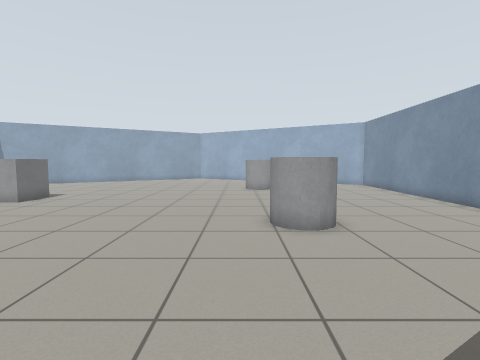
[1] (above)

16 first-person views from a walk through a robot-simulator world made for Gazebo. The camera is 0.94 m above the floor, tilts 4° down and sees 85° across. The floor is counted in squares, 0.5 m on a side. Each view is taken from the middle of a square. On the plan, view 1 faces up. The plan holds only what a view shows up to about 15 squares ahead; the rest is blank.

[2]
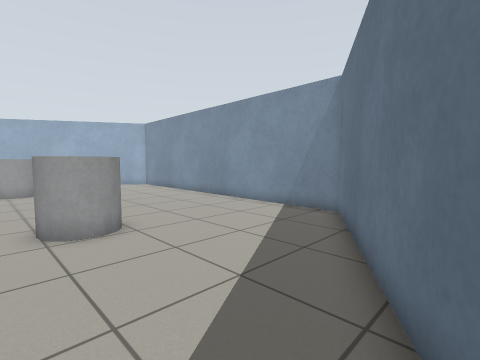

[3]
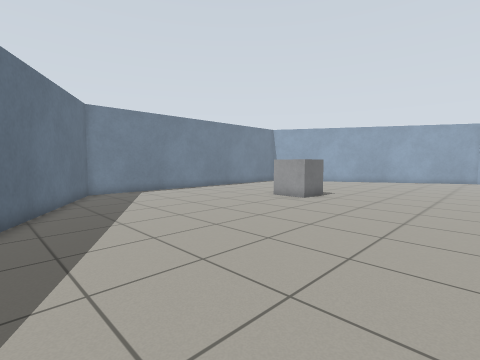

[4]
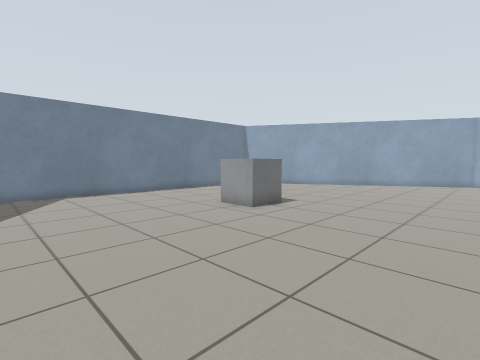

[5]
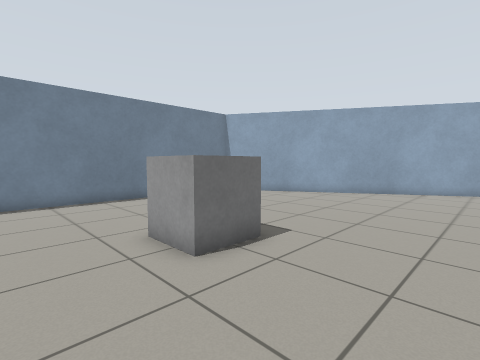

[6]
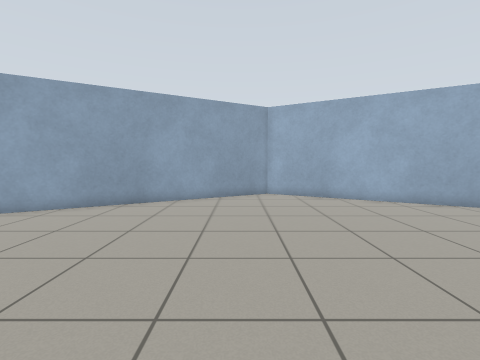

[7]
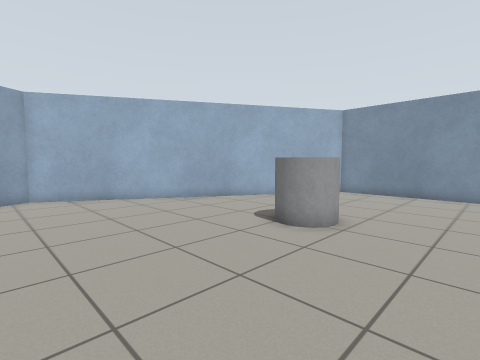

[8]
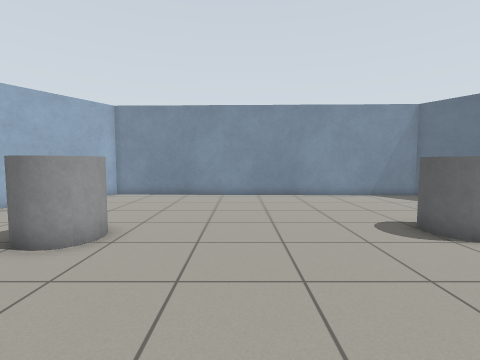

[9]
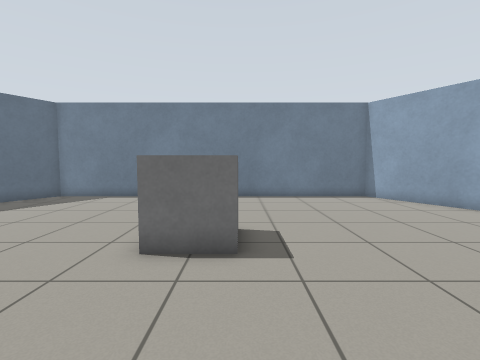

[10]
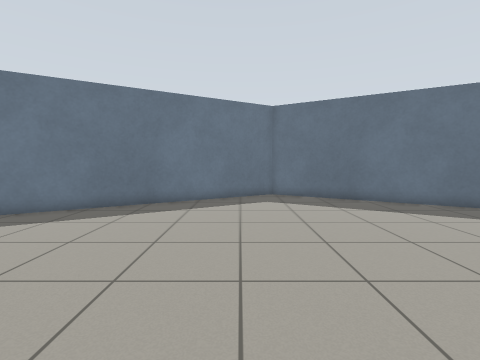

[11]
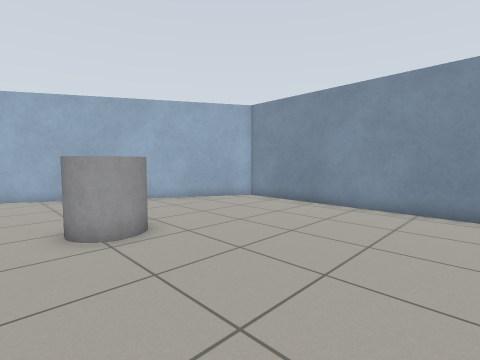

[12]
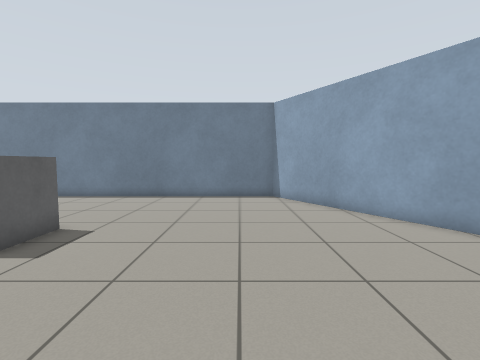

[13]
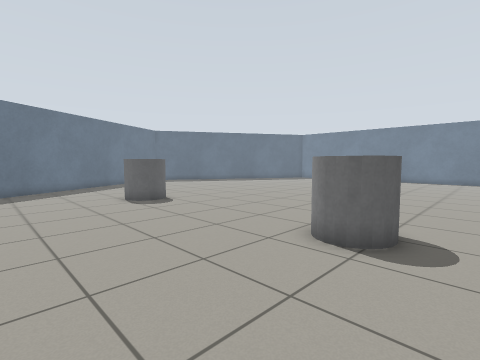

[14]
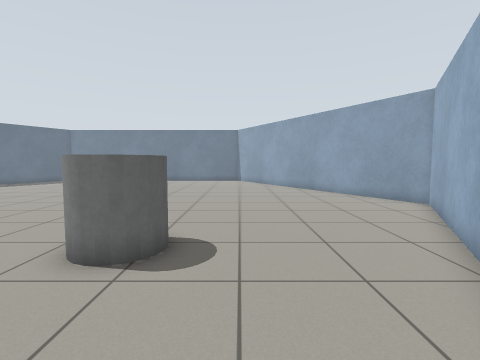

[15]
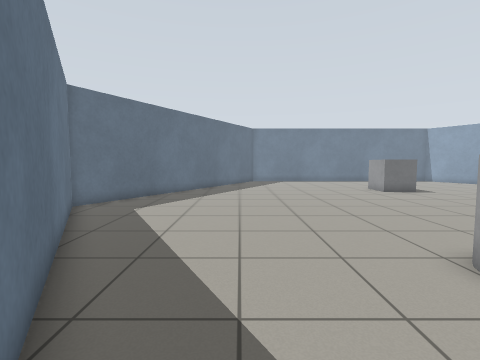

[16]
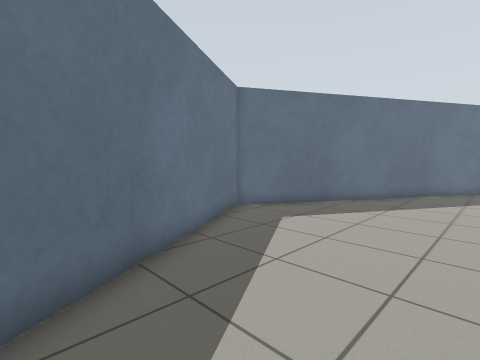

### Floor plan
Points are (right, up) in squares from view 1. A wall is a line through its corners. A room is listed if a view was taken in it or the views show most of it. See-through windows are left out.
Room 1 (views 1, 2, 3, 4, 5, 6, 7, 8, 9, 10, 11, 12, 13, 14, 15, 16)
walls: (-19.1, 20.8) (-19.1, 4.3) (-4.8, -4) (9.5, 4.3) (9.9, 21) (-4.4, 29.3) (-19.1, 20.8)
objects: grey box (-12, 12) to (-10, 14); grey cylinder (0, 17) to (2, 19); grey cylinder (1, 7) to (3, 9)

Where each view was taken, in squares from view 1:
view 1: 0 up, 0 right, facing up
view 2: 0 up, 0 right, facing up-right
view 3: 0 up, 3 left, facing up-left
view 4: 4 up, 3 left, facing up-left
view 5: 9 up, 6 left, facing up-left
view 6: 14 up, 6 left, facing up
view 7: 14 up, 6 left, facing up-right
view 8: 14 up, 5 left, facing right
view 9: 14 up, 5 left, facing left
view 10: 11 up, 3 left, facing down
view 11: 11 up, 1 left, facing up-right
view 12: 19 up, 5 left, facing left
view 13: 21 up, 8 right, facing down-left
view 14: 21 up, 7 right, facing left
view 15: 3 up, 6 right, facing left
view 16: 4 up, 3 right, facing down-left
